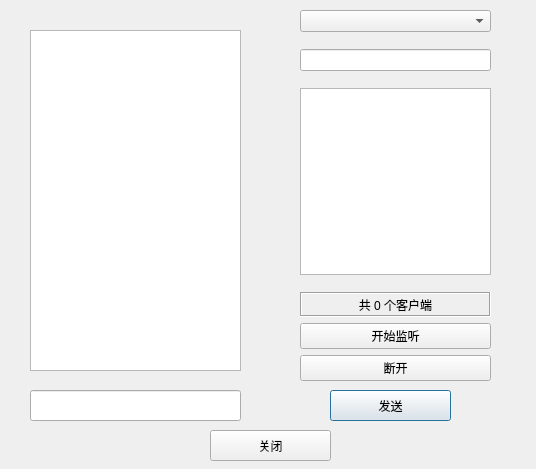
<?xml version="1.0" encoding="UTF-8"?>
<ui version="4.0">
 <class>uiTcpServer</class>
 <widget class="QDialog" name="uiTcpServer">
  <property name="geometry">
   <rect>
    <x>0</x>
    <y>0</y>
    <width>536</width>
    <height>469</height>
   </rect>
  </property>
  <property name="windowTitle">
   <string>Dialog</string>
  </property>
  <widget class="QTextEdit" name="txtMain">
   <property name="geometry">
    <rect>
     <x>30</x>
     <y>30</y>
     <width>211</width>
     <height>341</height>
    </rect>
   </property>
   <property name="readOnly">
    <bool>true</bool>
   </property>
  </widget>
  <widget class="QLineEdit" name="SendText">
   <property name="geometry">
    <rect>
     <x>30</x>
     <y>390</y>
     <width>211</width>
     <height>31</height>
    </rect>
   </property>
  </widget>
  <widget class="QPushButton" name="SendData">
   <property name="geometry">
    <rect>
     <x>330</x>
     <y>390</y>
     <width>121</width>
     <height>31</height>
    </rect>
   </property>
   <property name="text">
    <string>发送</string>
   </property>
  </widget>
  <widget class="QWidget" name="layoutWidget_2">
   <property name="geometry">
    <rect>
     <x>300</x>
     <y>10</y>
     <width>191</width>
     <height>371</height>
    </rect>
   </property>
   <layout class="QVBoxLayout" name="verticalLayout">
    <item>
     <widget class="QComboBox" name="cboxListenIP"/>
    </item>
    <item>
     <spacer name="verticalSpacer">
      <property name="orientation">
       <enum>Qt::Vertical</enum>
      </property>
      <property name="sizeHint" stdset="0">
       <size>
        <width>20</width>
        <height>17</height>
       </size>
      </property>
     </spacer>
    </item>
    <item>
     <widget class="QLineEdit" name="txtListenPort"/>
    </item>
    <item>
     <spacer name="verticalSpacer_2">
      <property name="orientation">
       <enum>Qt::Vertical</enum>
      </property>
      <property name="sizeHint" stdset="0">
       <size>
        <width>20</width>
        <height>17</height>
       </size>
      </property>
     </spacer>
    </item>
    <item>
     <widget class="QListWidget" name="listWidget"/>
    </item>
    <item>
     <spacer name="verticalSpacer_3">
      <property name="orientation">
       <enum>Qt::Vertical</enum>
      </property>
      <property name="sizeHint" stdset="0">
       <size>
        <width>20</width>
        <height>17</height>
       </size>
      </property>
     </spacer>
    </item>
    <item>
     <widget class="QLabel" name="labCount">
      <property name="minimumSize">
       <size>
        <width>0</width>
        <height>25</height>
       </size>
      </property>
      <property name="frameShape">
       <enum>QFrame::Box</enum>
      </property>
      <property name="frameShadow">
       <enum>QFrame::Sunken</enum>
      </property>
      <property name="text">
       <string>共 0 个客户端</string>
      </property>
      <property name="alignment">
       <set>Qt::AlignCenter</set>
      </property>
     </widget>
    </item>
    <item>
     <widget class="QPushButton" name="Listen">
      <property name="text">
       <string>开始监听</string>
      </property>
     </widget>
    </item>
    <item>
     <widget class="QPushButton" name="DisListen">
      <property name="text">
       <string>断开</string>
      </property>
     </widget>
    </item>
   </layout>
  </widget>
  <widget class="QPushButton" name="Close_Ui">
   <property name="geometry">
    <rect>
     <x>210</x>
     <y>430</y>
     <width>121</width>
     <height>31</height>
    </rect>
   </property>
   <property name="text">
    <string>关闭</string>
   </property>
  </widget>
 </widget>
 <resources/>
 <connections/>
</ui>
